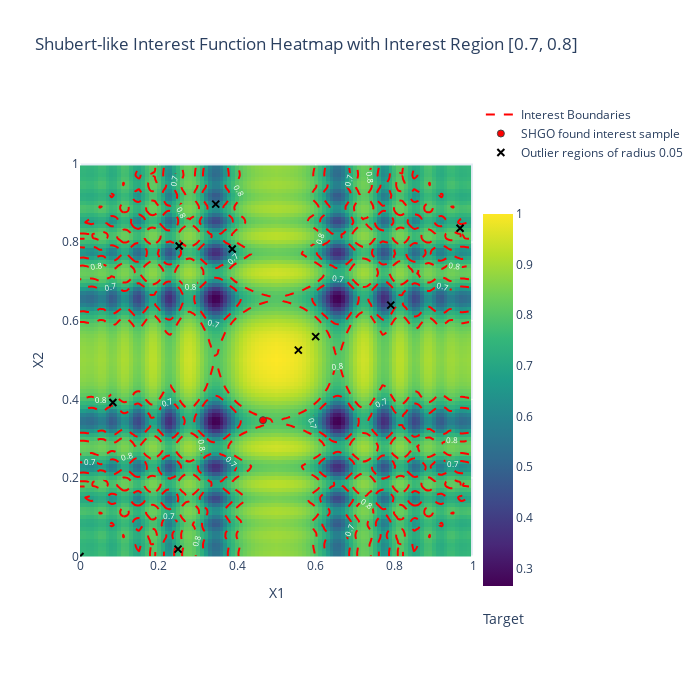

Notebook code for this chart:
### Code cell
# Set input space
n_dim_X = 2
X_bounds = np.array([(0, 1)]*n_dim_X)

# Define interest region
interest_region = np.array([[0.7, 0.8]])

# Set fast simulator
fast_simulator = FastSimulator(
    proxy_function=shubert_like_interest_function,
    n_dim_X=n_dim_X,
    interest_region=interest_region,
    n_outlier_regions= 10,
    outlier_radius=0.05
)

# Set interest sample
y_interest = fast_simulator.proxy_function(fast_simulator.X_interest)
data_point = (fast_simulator.X_interest, y_interest.ravel(), 'SHGO found interest sample')

# Set outlier regions
X_outliers = fast_simulator.X_outliers
outliers_data = (X_outliers, np.zeros(X_outliers.shape[0]), f'Outlier regions of radius {fast_simulator.outlier_radius}')

# Plot heatmap
plot_heatmap(shubert_like_interest_function, 'Shubert-like Interest', X_bounds, interest_region, data_point, outliers_data)

### Figure 1 — Plotly figure (JSON) as saved in the notebook; plotly's stock layout.template omitted (floating-point values rounded to 4 significant figures; data arrays with more than 128 entries replaced by an {"elided": "..."} marker saying what was removed)
{"data": [{"colorbar": {"len": 0.8, "thickness": 30, "title": {"side": "bottom", "text": "Target"}, "x": 1, "xanchor": "left", "y": 0, "yanchor": "bottom"}, "colorscale": [[0, "#440154"], [0.1111, "#482878"], [0.2222, "#3e4989"], [0.3333, "#31688e"], [0.4444, "#26828e"], [0.5556, "#1f9e89"], [0.6667, "#35b779"], [0.7778, "#6ece58"], [0.8889, "#b5de2b"], [1, "#fde725"]], "type": "heatmap", "x": [0, 0.01, 0.02, 0.03, 0.04, 0.05, 0.06, 0.07, 0.08, 0.09, 0.1, 0.11, 0.12, 0.13, 0.14, 0.15, 0.16, 0.17, 0.18, 0.19, 0.2, 0.21, 0.22, 0.23, 0.24, 0.25, 0.26, 0.27, 0.28, 0.29, 0.3, 0.31, 0.32, 0.33, 0.34, 0.35, 0.36, 0.37, 0.38, 0.39, 0.4, 0.41, 0.42, 0.43, 0.44, 0.45, 0.46, 0.47, 0.48, 0.49, 0.5, 0.51, 0.52, 0.53, 0.54, 0.55, 0.56, 0.57, 0.58, 0.59, 0.6, 0.61, 0.62, 0.63, 0.64, 0.65, 0.66, 0.67, 0.68, 0.69, 0.7, 0.71, 0.72, 0.73, 0.74, 0.75, 0.76, 0.77, 0.78, 0.79, 0.8, 0.81, 0.82, 0.83, 0.84, 0.85, 0.86, 0.87, 0.88, 0.89, 0.9, 0.91, 0.92, 0.93, 0.94, 0.95, 0.96, 0.97, 0.98, 0.99], "y": [0, 0.01, 0.02, 0.03, 0.04, 0.05, 0.06, 0.07, 0.08, 0.09, 0.1, 0.11, 0.12, 0.13, 0.14, 0.15, 0.16, 0.17, 0.18, 0.19, 0.2, 0.21, 0.22, 0.23, 0.24, 0.25, 0.26, 0.27, 0.28, 0.29, 0.3, 0.31, 0.32, 0.33, 0.34, 0.35, 0.36, 0.37, 0.38, 0.39, 0.4, 0.41, 0.42, 0.43, 0.44, 0.45, 0.46, 0.47, 0.48, 0.49, 0.5, 0.51, 0.52, 0.53, 0.54, 0.55, 0.56, 0.57, 0.58, 0.59, 0.6, 0.61, 0.62, 0.63, 0.64, 0.65, 0.66, 0.67, 0.68, 0.69, 0.7, 0.71, 0.72, 0.73, 0.74, 0.75, 0.76, 0.77, 0.78, 0.79, 0.8, 0.81, 0.82, 0.83, 0.84, 0.85, 0.86, 0.87, 0.88, 0.89, 0.9, 0.91, 0.92, 0.93, 0.94, 0.95, 0.96, 0.97, 0.98, 0.99], "z": {"elided": "100x100 float values"}}, {"contours": {"coloring": "none", "end": 0.8, "labelfont": {"color": "white", "size": 8}, "showlabels": true, "size": 0.1, "start": 0.7}, "hoverinfo": "skip", "line": {"color": "red", "dash": "dash", "width": 2}, "name": "Interest Boundaries", "showlegend": true, "showscale": false, "type": "contour", "x": [0, 0.01, 0.02, 0.03, 0.04, 0.05, 0.06, 0.07, 0.08, 0.09, 0.1, 0.11, 0.12, 0.13, 0.14, 0.15, 0.16, 0.17, 0.18, 0.19, 0.2, 0.21, 0.22, 0.23, 0.24, 0.25, 0.26, 0.27, 0.28, 0.29, 0.3, 0.31, 0.32, 0.33, 0.34, 0.35, 0.36, 0.37, 0.38, 0.39, 0.4, 0.41, 0.42, 0.43, 0.44, 0.45, 0.46, 0.47, 0.48, 0.49, 0.5, 0.51, 0.52, 0.53, 0.54, 0.55, 0.56, 0.57, 0.58, 0.59, 0.6, 0.61, 0.62, 0.63, 0.64, 0.65, 0.66, 0.67, 0.68, 0.69, 0.7, 0.71, 0.72, 0.73, 0.74, 0.75, 0.76, 0.77, 0.78, 0.79, 0.8, 0.81, 0.82, 0.83, 0.84, 0.85, 0.86, 0.87, 0.88, 0.89, 0.9, 0.91, 0.92, 0.93, 0.94, 0.95, 0.96, 0.97, 0.98, 0.99], "y": [0, 0.01, 0.02, 0.03, 0.04, 0.05, 0.06, 0.07, 0.08, 0.09, 0.1, 0.11, 0.12, 0.13, 0.14, 0.15, 0.16, 0.17, 0.18, 0.19, 0.2, 0.21, 0.22, 0.23, 0.24, 0.25, 0.26, 0.27, 0.28, 0.29, 0.3, 0.31, 0.32, 0.33, 0.34, 0.35, 0.36, 0.37, 0.38, 0.39, 0.4, 0.41, 0.42, 0.43, 0.44, 0.45, 0.46, 0.47, 0.48, 0.49, 0.5, 0.51, 0.52, 0.53, 0.54, 0.55, 0.56, 0.57, 0.58, 0.59, 0.6, 0.61, 0.62, 0.63, 0.64, 0.65, 0.66, 0.67, 0.68, 0.69, 0.7, 0.71, 0.72, 0.73, 0.74, 0.75, 0.76, 0.77, 0.78, 0.79, 0.8, 0.81, 0.82, 0.83, 0.84, 0.85, 0.86, 0.87, 0.88, 0.89, 0.9, 0.91, 0.92, 0.93, 0.94, 0.95, 0.96, 0.97, 0.98, 0.99], "z": {"elided": "100x100 float values"}}, {"hoverinfo": "text", "marker": {"color": "red", "line": {"width": 1}, "size": 7, "symbol": "circle"}, "mode": "markers", "name": "SHGO found interest sample", "text": ["X1: 0.4656<br>X2: 0.3469<br>y : 0.7901"], "type": "scatter", "x": [0.4656], "y": [0.3469]}, {"hoverinfo": "text", "marker": {"color": "black", "line": {"width": 2}, "size": 7, "symbol": "x-thin-open"}, "mode": "markers", "name": "Outlier regions of radius 0.05", "text": ["X1: 0.0000<br>X2: 0.0000<br>y : 0.0000", "X1: 0.2523<br>X2: 0.7902<br>y : 0.0000", "X1: 0.2495<br>X2: 0.0187<br>y : 0.0000", "X1: 0.5555<br>X2: 0.5252<br>y : 0.0000", "X1: 0.9671<br>X2: 0.8352<br>y : 0.0000", "X1: 0.7907<br>X2: 0.6396<br>y : 0.0000", "X1: 0.3453<br>X2: 0.8966<br>y : 0.0000", "X1: 0.3874<br>X2: 0.7826<br>y : 0.0000", "X1: 0.5996<br>X2: 0.5595<br>y : 0.0000", "X1: 0.0836<br>X2: 0.3917<br>y : 0.0000"], "type": "scatter", "x": [0, 0.2523, 0.2495, 0.5555, 0.9671, 0.7907, 0.3453, 0.3874, 0.5996, 0.0836], "y": [0, 0.7902, 0.01869, 0.5252, 0.8352, 0.6396, 0.8966, 0.7826, 0.5595, 0.3917]}], "layout": {"height": 700, "showlegend": true, "title": {"text": "Shubert-like Interest Function Heatmap with Interest Region [0.7, 0.8]"}, "width": 700, "xaxis": {"constrain": "domain", "range": [0, 1], "title": {"text": "X1"}}, "yaxis": {"constrain": "domain", "range": [0, 1], "scaleanchor": "x", "scaleratio": 1, "title": {"text": "X2"}}}}
